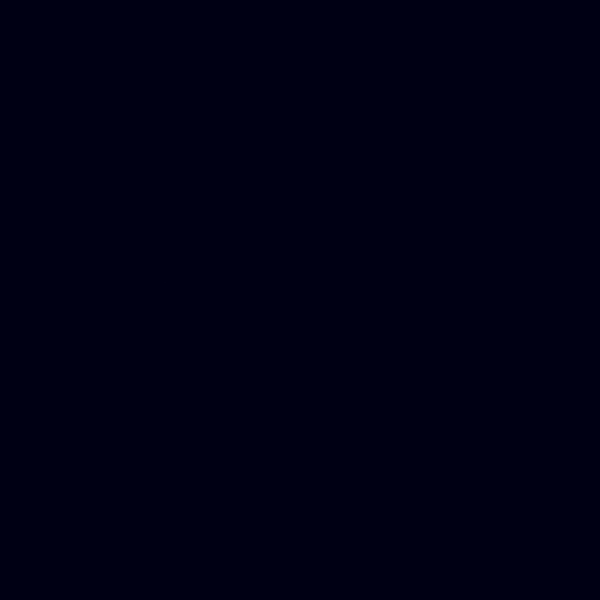
Frame 1 (no input)
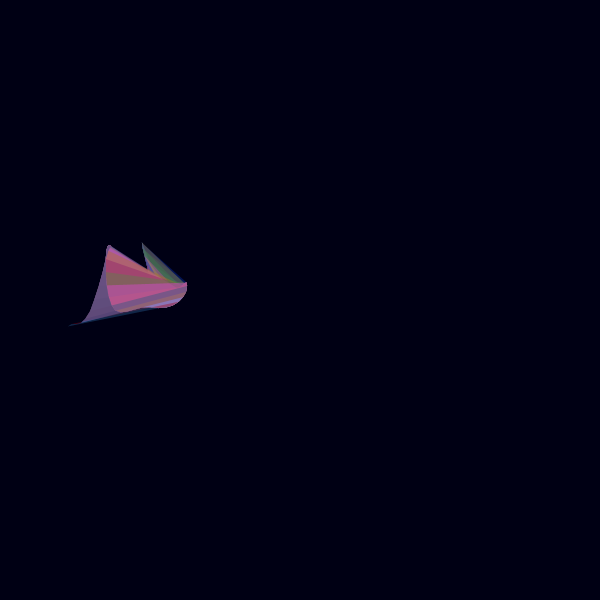
Frame 60 (the mouse pressed at the canvas centre just before this capture)
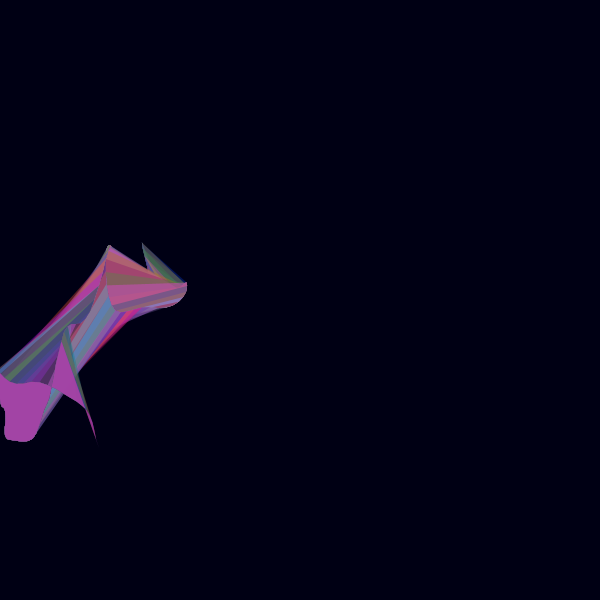
Frame 120 (the mouse held since frame 60 and released just before this capture)

The Processing sketch that drew these frames (run headless with seeded random() and noise(); from frame 60 on, the mouse is pressed at the canvas centre):

// Processing sketch: stripes
// ── stripes.pde
float[] corX=new float [3];
float[] corY=new float [3];
float q=10;
float qy=100;
ArrayList <Float> cx=new ArrayList<Float>();
ArrayList <Float> cy=new ArrayList<Float>();

void setup(){
  size(600,600);
  for(int i=0;i<3;i++){
    
    
    increment();
  }
  //frameRate(5);
  background(0,0,20);
}
void increment(){
  float a=map(noise(q),0,1,-100,800);
  float b=map(noise(qy),0,1,-100,800);
  cx.add(a);
  cy.add(b);
  q+=0.01;
  qy+=0.02;
}
void draw(){
  //background(250);
  noStroke();
  //fill(0);
 
  beginShape();
  
  for(int i=0;i<cx.size();i++){
    float w=cx.get(i);
    float e=cy.get(i);
    
     fill(random(234),random(166),random(244),100);
    vertex(w,e);
  }
  endShape();
  increment();
  if(random(10)>5){
  cx.remove(0);
  cy.remove(0);
  }
}
